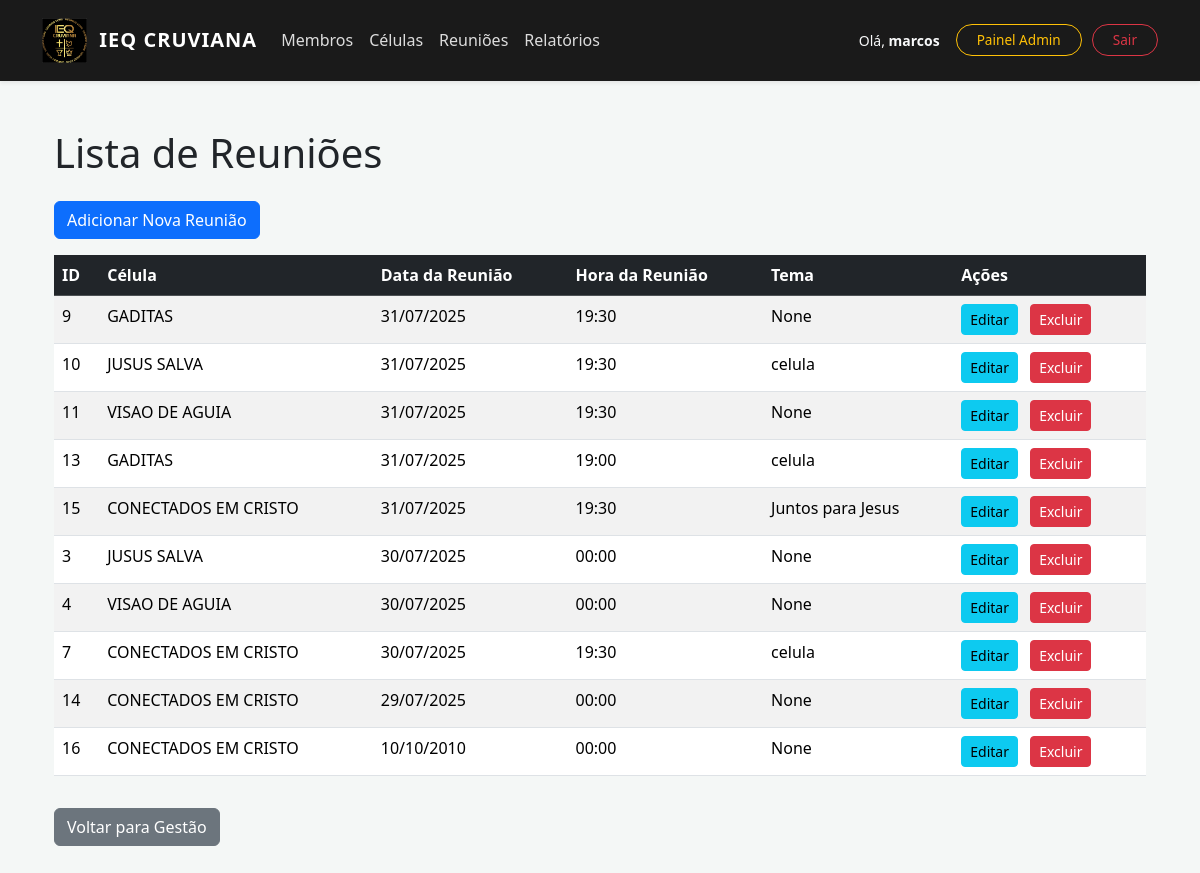
Before: /gestao/reunioes/listar/ (signed in) with the older database file.
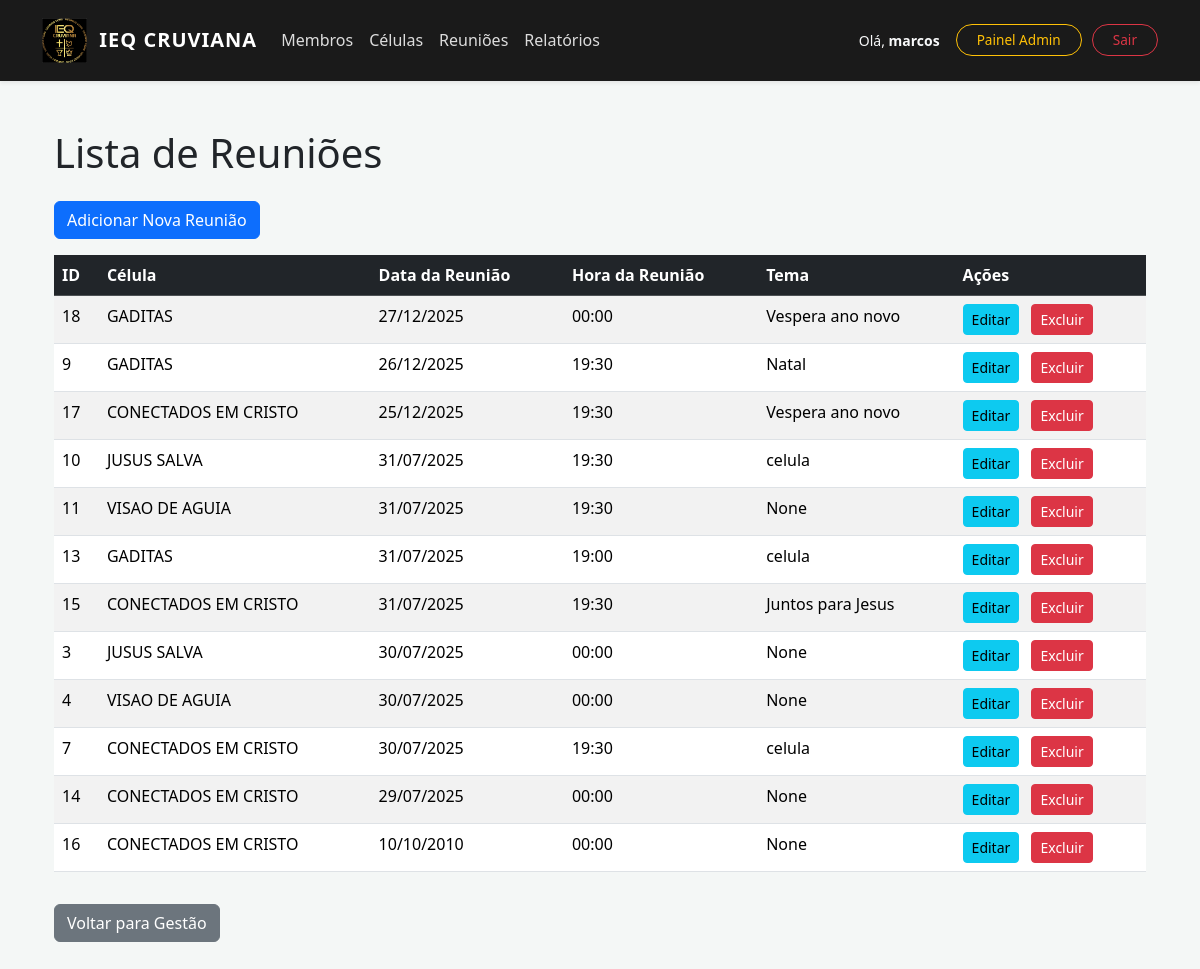
After: the same page with the newer database file.
### membros/models.py (models this page shows, shortened)
class Reuniao(models.Model):
    celula = models.ForeignKey(Celula, on_delete=models.CASCADE, related_name='reunioes')
    data_reuniao = models.DateField(default=timezone.now)
    hora_reuniao = models.TimeField(default='00:00:00')
    tema = models.CharField(max_length=200, blank=True, null=True)
    class Meta:
        verbose_name = "Reunião"
        verbose_name_plural = "Reuniões"
        unique_together = ('celula', 'data_reuniao', 'hora_reuniao')
        ordering = ['-data_reuniao', '-hora_reuniao']

class Celula(models.Model):
    nome = models.CharField(max_length=100, unique=True)
    lider = models.ForeignKey('auth.User', on_delete=models.SET_NULL, null=True, blank=True, related_name='celulas_lideradas')
    descricao = models.TextField(blank=True, null=True)
    class Meta:
        verbose_name = "Célula"
        verbose_name_plural = "Células"
        ordering = ['nome']

### membros/views.py (the view)
# urls.py: path('reunioes/listar/', views.listar_reunioes, name='listar_reunioes'),
@login_required
@permission_required('membros.view_reuniao', raise_exception=True)
def listar_reunioes(request):
    if request.user.is_superuser:
        reunioes = Reuniao.objects.all().order_by('-data_reuniao')
    else:
        reunioes = Reuniao.objects.filter(celula__lider=request.user).order_by('-data_reuniao')
    return render(request, 'membros/listar_reunioes.html', {'reunioes': reunioes})

### membros/templates/membros/listar_reunioes.html (shortened to what this page needs)
    {% extends 'base.html' %}
    {% block content %}
    <div class="container mt-5">
        <h1 class="mb-4">Lista de Reuniões</h1>
        <a href="{% url 'membros:adicionar_reuniao' %}" class="btn btn-primary mb-3">Adicionar Nova Reunião</a>
        {% if reunioes %}
            <div class="table-responsive">
                <table class="table table-striped table-hover">
                    <thead class="table-dark">
                        <tr>
                            <th>ID</th>
                            <th>Célula</th>
                            <th>Data da Reunião</th>
                            <th>Hora da Reunião</th>
                            <th>Tema</th>
                            <th>Ações</th>
                        </tr>
                    </thead>
                    <tbody>
                        {% for reuniao in reunioes %}
                        <tr>
                            <td>{{ reuniao.id }}</td>
                            <td>{{ reuniao.celula.nome }}</td>
                            <td>{{ reuniao.data_reuniao|date:"d/m/Y" }}</td>
                            <td>{{ reuniao.hora_reuniao|time:"H:i" }}</td>
                            <td>{{ reuniao.tema }}</td>
                            <td>
                                <a href="{% url 'membros:editar_reuniao' reuniao.pk %}" class="btn btn-sm btn-info me-2">Editar</a>
                                <a href="{% url 'membros:reuniao_confirm_delete' reuniao.pk %}" class="btn btn-sm btn-danger">Excluir</a>
                            </td>
                        </tr>
                        {% endfor %}
                    </tbody>
                </table>
            </div>
        {% else %}
            <p class="alert alert-info">Nenhuma reunião cadastrada ainda.</p>
        {% endif %}
        <a href="{% url 'membros:gestao' %}" class="btn btn-secondary mt-3">Voltar para Gestão</a>
    </div>
    {% endblock %}

### templates/base.html (shortened to what this page needs)
{% load static %}
<!DOCTYPE html>
<html lang="pt-br">
<head>
    <link href="https://cdn.jsdelivr.net/npm/bootstrap@5.3.3/dist/css/bootstrap.min.css" rel="stylesheet">
</head>
<body>
    <nav class="navbar navbar-expand-lg navbar-dark sticky-top shadow-sm">
        <div class="container">
            <a class="navbar-brand d-flex align-items-center" href="{% url 'membros:home_sistema' %}">
                <img src="{% static 'img/minha_logo.png' %}" alt="Logo IEQ">
                <span>IEQ CRUVIANA</span>
            </a>
            <div class="collapse navbar-collapse" id="navbarNav">
                <ul class="navbar-nav me-auto mb-2 mb-lg-0">
                    {% if perms.membros.view_membro %}
                        <li class="nav-item"><a class="nav-link" href="{% url 'membros:listar_membros' %}">Membros</a></li>
                    {% endif %}
                    {% if perms.membros.view_celula %}
                        <li class="nav-item"><a class="nav-link" href="{% url 'membros:listar_celulas' %}">Células</a></li>
                    {% endif %}
                    {% if perms.membros.view_reuniao %}
                        <li class="nav-item"><a class="nav-link" href="{% url 'membros:listar_reunioes' %}">Reuniões</a></li>
                    {% endif %}
                    {% if perms.membros.view_frequencia %}
                        <li class="nav-item"><a class="nav-link" href="{% url 'membros:historico_frequencia' %}">Relatórios</a></li>
                    {% endif %}
                </ul>
                <div class="d-flex align-items-center">
                    {% if user.is_authenticated %}
                        <span class="text-light me-3 small">Olá, <strong>{{ user.username }}</strong></span>
                        {% if user.is_superuser %}
                            <a href="/admin/" class="btn-admin">Painel Admin</a>
                        {% endif %}
                        <form action="/admin/logout/" method="post" style="display: inline;">
                            <button type="submit" class="btn-logout">Sair</button>
                        </form>
                    {% else %}
                        <a href="/admin/login/" class="btn btn-outline-light btn-sm btn-logout">Entrar</a>
                    {% endif %}
                </div>
            </div>
        </div>
    </nav>
    <div class="container mt-4 pb-5">
        {% block content %}{% endblock %}
    </div>
</body>
</html>

### templates/base.html (style rules this page uses)
.navbar { background-color: #1a1a1a; padding: 0.8rem; }
.navbar-brand img { height: 45px; margin-right: 12px; }
.navbar-brand { font-weight: bold; letter-spacing: 1px; }
.nav-link { color: rgba(255,255,255,0.85) !important; font-weight: 500; }
.btn-logout { border-radius: 20px; padding: 5px 20px; border: 1px solid #dc3545; background: transparent; color: #dc3545; transition: 0.3s; font-size: 0.85rem; }
.btn-admin { border-radius: 20px; padding: 5px 20px; border: 1px solid #ffc107; color: #ffc107; transition: 0.3s; font-size: 0.85rem; text-decoration: none; margin-right: 10px; }
body { background-color: #f4f7f6; }

Changed rows visible on the page:
added Reuniao: id "18", celula.nome "GADITAS", data_reuniao "27/12/2025", hora_reuniao "00:00", tema "Vespera ano novo"
changed Reuniao id 9: data_reuniao "31/07/2025" → "26/12/2025"; tema "None" → "Natal"
added Reuniao: id "17", celula.nome "CONECTADOS EM CRISTO", data_reuniao "25/12/2025", hora_reuniao "19:30", tema "Vespera ano novo"
